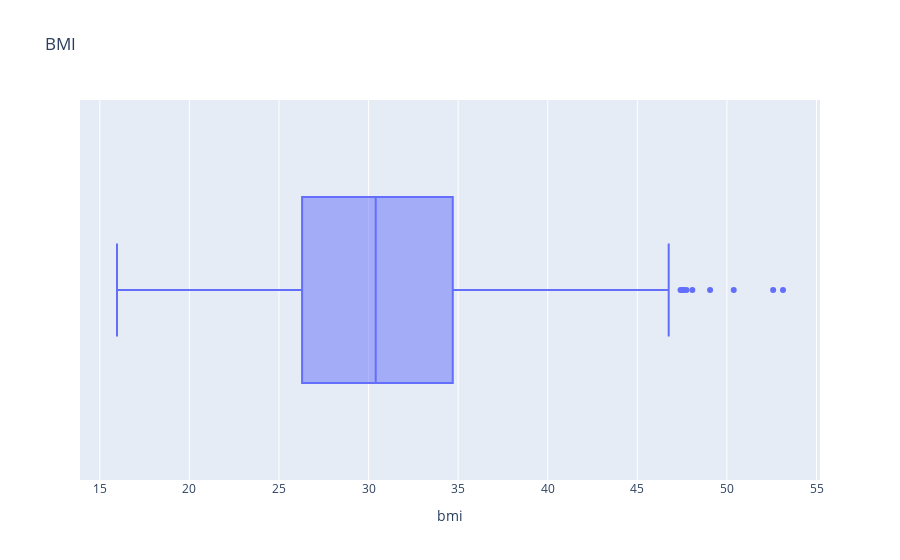

The notebook cell saved with this chart:
### Markdown cell above
Merdiante el histograma y el gráfico de caja. Confirmamos la presencia de valores atípicos. Por lo cual tenemos que darle un procesamiento especial. 

Técnicamente los valores atípicos podemos darle el mismo tratamineto para los valores perdidos.

* **Eliminar** dichos valores.
* **Reemplazarlos** por una medida estadística.
* Usar un **modelo**. Para que genere **valores** más cercanos a los reales.

### Code cell
px.box(df,x="bmi",title="BMI")

### Figure 1 — Plotly figure (JSON) as saved in the notebook; plotly's stock layout.template omitted (floating-point values rounded to 4 significant figures; data arrays with more than 128 entries replaced by an {"elided": "..."} marker saying what was removed)
{"data": [{"alignmentgroup": "True", "hovertemplate": "bmi=%{x}<extra></extra>", "legendgroup": "", "marker": {"color": "#636efa"}, "name": "", "notched": false, "offsetgroup": "", "orientation": "h", "showlegend": false, "type": "box", "x": {"elided": "1338 float values"}, "x0": " ", "xaxis": "x", "y0": " ", "yaxis": "y"}], "layout": {"boxmode": "group", "legend": {"tracegroupgap": 0}, "title": {"text": "BMI"}, "xaxis": {"anchor": "y", "domain": [0, 1], "title": {"text": "bmi"}}, "yaxis": {"anchor": "x", "domain": [0, 1]}}}
